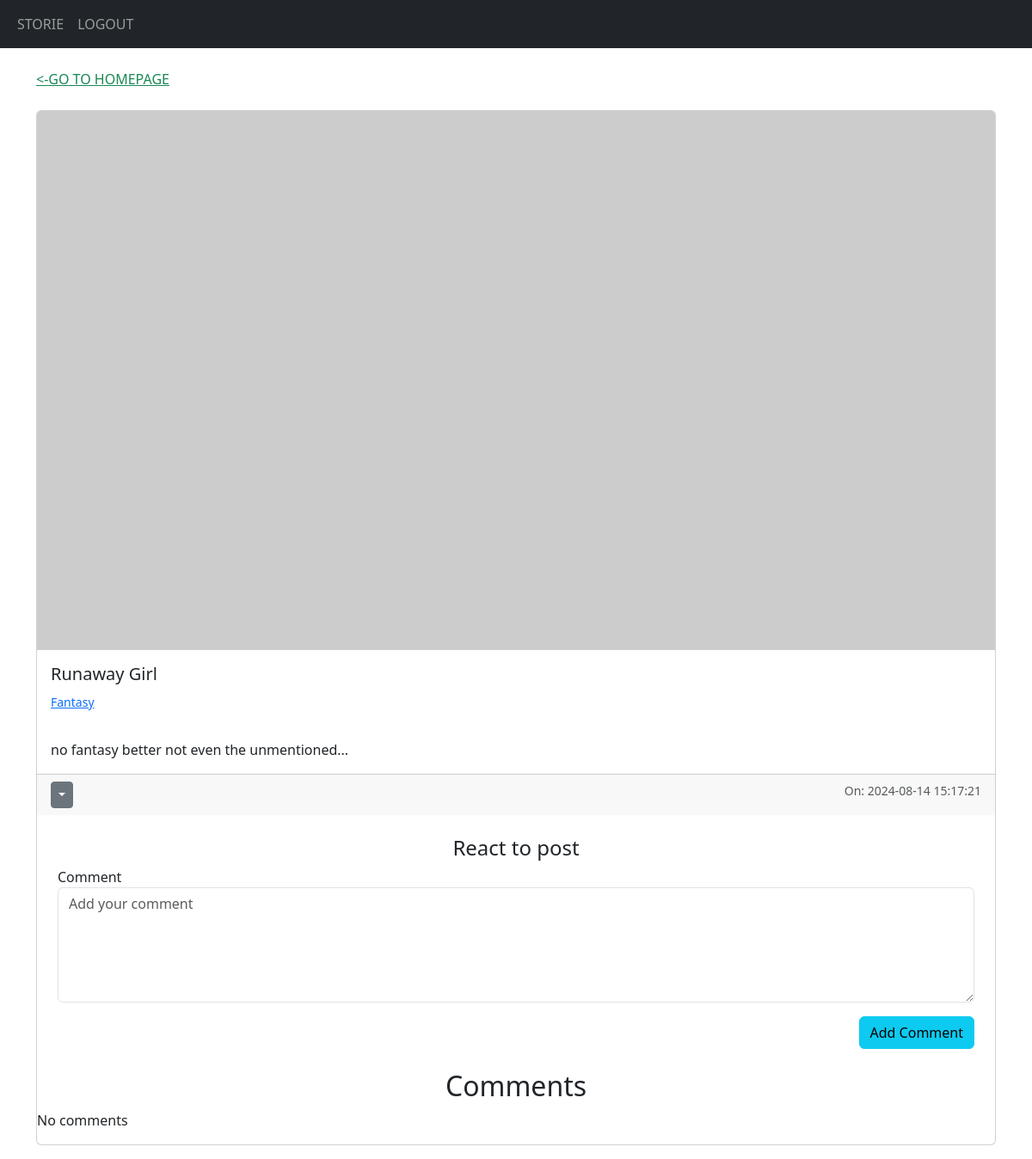
The page /view-storie/1 (signed in) on the database its author committed.
### myApp/models.py (models this page shows)
class Stories(db.Model):
    id = db.Column(db.Integer, primary_key=True)
    title = db.Column(db.String(240))
    image = db.Column(db.String(240))
    category = db.Column(db.String(240))
    content = db.Column(db.Text)
    date_created = db.Column(db.DateTime(timezone=True), default=func.now())
    author = db.Column(db.Integer, db.ForeignKey('user.id', ondelete='CASCADE'), nullable=False)
    Comments = db.relationship('Comments', backref='stories', passive_deletes=True)

### myApp/views.py (the view)
@views.route("/view-storie/<id>")
def view_storie(id):
    storie = Stories.query.filter_by(id=id).first()
    if not storie:
        flash("Storie was not found!", category="error")
        return redirect(url_for('views.home'))
    title=storie.title
    return render_template("view_storie.html", title=title, storie=storie)

### myApp/templates/view_storie.html (shortened to what this page needs)
{% extends "base.html" %}
{% block content %}
<div class="text-left mb-4 mt-4">
    <a class=" text-success" href="/"><-GO TO HOMEPAGE</a>
</div>
<div class="card mb-3">
    {% if storie.image == '' %}
    <img src="https://picsum.photos/1280/720" class="card-img-top" alt="...">
    {% else %}
    <img src="{{ storie.image }}" class="card-img-top" alt="{{ storie.title }}">
    {% endif %}
    <div class="card-body">
        <h5 class="card-title">{{ storie.title }}</h5>
        <p class="card-text">
            <small class="text-muted">
                <a href="/storie/{{ storie.category }}">{{ storie.category }}</a>
            </small>
        </p>
    </div>
     <div class="card-body">
        <p class="card-text">
        {{ storie.content }}</a>
        </p>
    </div>
    <div class="card-footer">
        <small class="text-muted {% if storie.user_id == current_user.id %}float-start{% endif %}">
            {% if storie.author == current_user.id %}
            <div class="btn-group">
                <button type="button" class="btn btn-sm btn-secondary dropdown-toggle" data-bs-toggle="dropdown"></button>
            </div>
            {% else %}
            <small>By: <a href="/view-stories/{{ storie.user.username }}">{{ storie.user.username }}</a></small>
            {% endif %}
        </small>
        <small class="text-muted float-end">On: {{ storie.date_created }}</small>
    </div>
    {% if current_user.is_authenticated %}
    <div class="m-4">
        <h4 align="center">React to post</h2>
        <form method="POST" enctype="multipart/form-data" action="/create-comment/{{storie.id}}">
            <div class="form-group mb-3">
                <label for="coment">Comment</label>
                <textarea class="form-control" id="coment" name="coment" rows="5" placeholder="Add your comment"></textarea>
            </div>
            <div class="text-center float-end">
                <button type="submit" class="btn btn-info">Add Comment</button>
            </div>
        </form>
    </div>
    {% endif %}
    <div>
        <h2 align="center">Comments</h2>
        <div>
            {% if comment_data %}
                {% for comment in comment_data %}
                    {%if comment.storie == current_storie.id %}
                        <div>
                            <p>
                                {{ comment.content }}
                            </p>
                            {%if comment.author == current_user.id%}
                                <small class="text-muted float-start">
                                    <a href="/delete-coment/{{comment.id}}">
                                        Delete Your comment
                                    </a>
                                </small>
                            {%endif%}
                            <small class="text-muted float-end">
                                By {{ comment.user.username }}, on {{ comment.date_created }}
                            </small>
                        </div>
                    {%endif%}
                {% endfor %}
            {% else %}
                <div class="mx4">
                    <p class="left-4">
                        No comments
                    </p>
                </div>
            {% endif %}
        </div>
    </div>
</div>
{% endblock %}

### rows shown on the page
Stories: title "Runaway Girl", category "Fantasy", content "no fantasy better not even the unmentioned...", date_created "2024-08-14 15:17:21"
